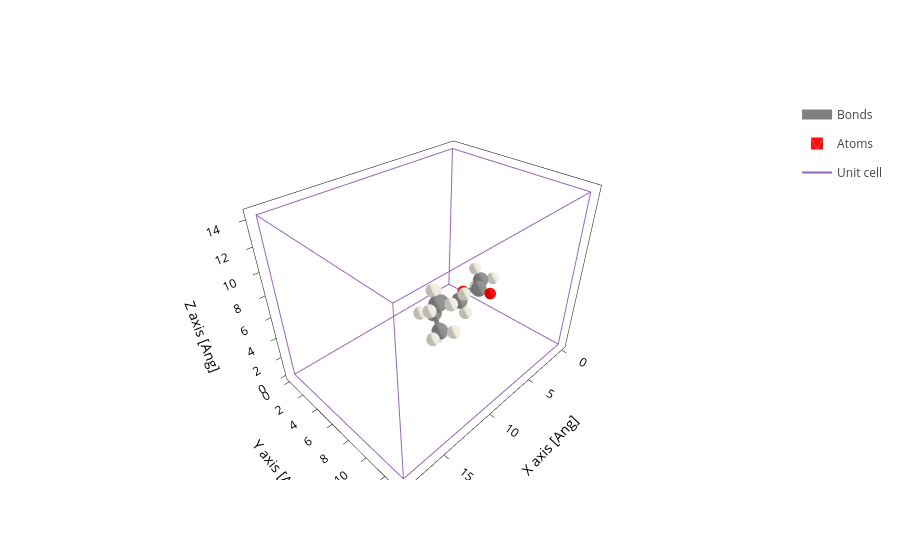

Notebook code for this chart:
### Code cell
system.plot()

### Figure 1 — Plotly figure (JSON) as saved in the notebook; plotly's stock layout.template omitted (floating-point values rounded to 4 significant figures; data arrays with more than 128 entries replaced by an {"elided": "..."} marker saying what was removed)
{"data": [{"line": {"color": "gray", "width": 10}, "meta": {}, "mode": "lines", "name": "Bonds", "opacity": 1, "type": "scatter3d", "x": {"elided": "441 float values"}, "y": {"elided": "441 float values"}, "z": {"elided": "441 float values"}}, {"alphahull": 0, "color": "#FF0D0D", "hovertemplate": "%{meta.position}", "legendgroup": "Atoms", "meta": {"meta": {"Atoms_i": 0}, "position": "(5.28, 6.44, 4.96)"}, "name": "Atoms", "opacity": 1, "showlegend": true, "showscale": false, "type": "mesh3d", "x": {"elided": "225 float values"}, "y": {"elided": "225 float values"}, "z": {"elided": "225 float values"}}, {"alphahull": 0, "color": "#FF0D0D", "hovertemplate": "%{meta.position}", "legendgroup": "Atoms", "meta": {"meta": {"Atoms_i": 1}, "position": "(4.17, 8.44, 5.18)"}, "name": "Atoms", "opacity": 1, "showlegend": false, "showscale": false, "type": "mesh3d", "x": {"elided": "225 float values"}, "y": {"elided": "225 float values"}, "z": {"elided": "225 float values"}}, {"alphahull": 0, "color": "#909090", "hovertemplate": "%{meta.position}", "legendgroup": "Atoms", "meta": {"meta": {"Atoms_i": 2}, "position": "(9.07, 6.72, 4.94)"}, "name": "Atoms", "opacity": 1, "showlegend": false, "showscale": false, "type": "mesh3d", "x": {"elided": "225 float values"}, "y": {"elided": "225 float values"}, "z": {"elided": "225 float values"}}, {"alphahull": 0, "color": "#909090", "hovertemplate": "%{meta.position}", "legendgroup": "Atoms", "meta": {"meta": {"Atoms_i": 3}, "position": "(7.65, 6.14, 4.89)"}, "name": "Atoms", "opacity": 1, "showlegend": false, "showscale": false, "type": "mesh3d", "x": {"elided": "225 float values"}, "y": {"elided": "225 float values"}, "z": {"elided": "225 float values"}}, {"alphahull": 0, "color": "#909090", "hovertemplate": "%{meta.position}", "legendgroup": "Atoms", "meta": {"meta": {"Atoms_i": 4}, "position": "(6.52, 7.16, 5.02)"}, "name": "Atoms", "opacity": 1, "showlegend": false, "showscale": false, "type": "mesh3d", "x": {"elided": "225 float values"}, "y": {"elided": "225 float values"}, "z": {"elided": "225 float values"}}, {"alphahull": 0, "color": "#909090", "hovertemplate": "%{meta.position}", "legendgroup": "Atoms", "meta": {"meta": {"Atoms_i": 5}, "position": "(9.34, 7.70, 3.80)"}, "name": "Atoms", "opacity": 1, "showlegend": false, "showscale": false, "type": "mesh3d", "x": {"elided": "225 float values"}, "y": {"elided": "225 float values"}, "z": {"elided": "225 float values"}}, {"alphahull": 0, "color": "#909090", "hovertemplate": "%{meta.position}", "legendgroup": "Atoms", "meta": {"meta": {"Atoms_i": 6}, "position": "(9.38, 7.38, 6.29)"}, "name": "Atoms", "opacity": 1, "showlegend": false, "showscale": false, "type": "mesh3d", "x": {"elided": "225 float values"}, "y": {"elided": "225 float values"}, "z": {"elided": "225 float values"}}, {"alphahull": 0, "color": "#909090", "hovertemplate": "%{meta.position}", "legendgroup": "Atoms", "meta": {"meta": {"Atoms_i": 7}, "position": "(4.17, 7.22, 5.05)"}, "name": "Atoms", "opacity": 1, "showlegend": false, "showscale": false, "type": "mesh3d", "x": {"elided": "225 float values"}, "y": {"elided": "225 float values"}, "z": {"elided": "225 float values"}}, {"alphahull": 0, "color": "#909090", "hovertemplate": "%{meta.position}", "legendgroup": "Atoms", "meta": {"meta": {"Atoms_i": 8}, "position": "(2.93, 6.38, 4.98)"}, "name": "Atoms", "opacity": 1, "showlegend": false, "showscale": false, "type": "mesh3d", "x": {"elided": "225 float values"}, "y": {"elided": "225 float values"}, "z": {"elided": "225 float values"}}, {"alphahull": 0, "color": "#EDEADE", "hovertemplate": "%{meta.position}", "legendgroup": "Atoms", "meta": {"meta": {"Atoms_i": 9}, "position": "(9.77, 5.88, 4.83)"}, "name": "Atoms", "opacity": 1, "showlegend": false, "showscale": false, "type": "mesh3d", "x": {"elided": "225 float values"}, "y": {"elided": "225 float values"}, "z": {"elided": "225 float values"}}, {"alphahull": 0, "color": "#EDEADE", "hovertemplate": "%{meta.position}", "legendgroup": "Atoms", "meta": {"meta": {"Atoms_i": 10}, "position": "(7.54, 5.38, 5.68)"}, "name": "Atoms", "opacity": 1, "showlegend": false, "showscale": false, "type": "mesh3d", "x": {"elided": "225 float values"}, "y": {"elided": "225 float values"}, "z": {"elided": "225 float values"}}, {"alphahull": 0, "color": "#EDEADE", "hovertemplate": "%{meta.position}", "legendgroup": "Atoms", "meta": {"meta": {"Atoms_i": 11}, "position": "(7.52, 5.59, 3.95)"}, "name": "Atoms", "opacity": 1, "showlegend": false, "showscale": false, "type": "mesh3d", "x": {"elided": "225 float values"}, "y": {"elided": "225 float values"}, "z": {"elided": "225 float values"}}, {"alphahull": 0, "color": "#EDEADE", "hovertemplate": "%{meta.position}", "legendgroup": "Atoms", "meta": {"meta": {"Atoms_i": 12}, "position": "(6.58, 7.68, 5.98)"}, "name": "Atoms", "opacity": 1, "showlegend": false, "showscale": false, "type": "mesh3d", "x": {"elided": "225 float values"}, "y": {"elided": "225 float values"}, "z": {"elided": "225 float values"}}, {"alphahull": 0, "color": "#EDEADE", "hovertemplate": "%{meta.position}", "legendgroup": "Atoms", "meta": {"meta": {"Atoms_i": 13}, "position": "(6.55, 7.88, 4.20)"}, "name": "Atoms", "opacity": 1, "showlegend": false, "showscale": false, "type": "mesh3d", "x": {"elided": "225 float values"}, "y": {"elided": "225 float values"}, "z": {"elided": "225 float values"}}, {"alphahull": 0, "color": "#EDEADE", "hovertemplate": "%{meta.position}", "legendgroup": "Atoms", "meta": {"meta": {"Atoms_i": 14}, "position": "(10.40, 7.99, 3.78)"}, "name": "Atoms", "opacity": 1, "showlegend": false, "showscale": false, "type": "mesh3d", "x": {"elided": "225 float values"}, "y": {"elided": "225 float values"}, "z": {"elided": "225 float values"}}, {"alphahull": 0, "color": "#EDEADE", "hovertemplate": "%{meta.position}", "legendgroup": "Atoms", "meta": {"meta": {"Atoms_i": 15}, "position": "(8.75, 8.61, 3.89)"}, "name": "Atoms", "opacity": 1, "showlegend": false, "showscale": false, "type": "mesh3d", "x": {"elided": "225 float values"}, "y": {"elided": "225 float values"}, "z": {"elided": "225 float values"}}, {"alphahull": 0, "color": "#EDEADE", "hovertemplate": "%{meta.position}", "legendgroup": "Atoms", "meta": {"meta": {"Atoms_i": 16}, "position": "(9.11, 7.24, 2.83)"}, "name": "Atoms", "opacity": 1, "showlegend": false, "showscale": false, "type": "mesh3d", "x": {"elided": "225 float values"}, "y": {"elided": "225 float values"}, "z": {"elided": "225 float values"}}, {"alphahull": 0, "color": "#EDEADE", "hovertemplate": "%{meta.position}", "legendgroup": "Atoms", "meta": {"meta": {"Atoms_i": 17}, "position": "(8.79, 8.29, 6.44)"}, "name": "Atoms", "opacity": 1, "showlegend": false, "showscale": false, "type": "mesh3d", "x": {"elided": "225 float values"}, "y": {"elided": "225 float values"}, "z": {"elided": "225 float values"}}, {"alphahull": 0, "color": "#EDEADE", "hovertemplate": "%{meta.position}", "legendgroup": "Atoms", "meta": {"meta": {"Atoms_i": 18}, "position": "(10.44, 7.67, 6.34)"}, "name": "Atoms", "opacity": 1, "showlegend": false, "showscale": false, "type": "mesh3d", "x": {"elided": "225 float values"}, "y": {"elided": "225 float values"}, "z": {"elided": "225 float values"}}, {"alphahull": 0, "color": "#EDEADE", "hovertemplate": "%{meta.position}", "legendgroup": "Atoms", "meta": {"meta": {"Atoms_i": 19}, "position": "(9.18, 6.69, 7.11)"}, "name": "Atoms", "opacity": 1, "showlegend": false, "showscale": false, "type": "mesh3d", "x": {"elided": "225 float values"}, "y": {"elided": "225 float values"}, "z": {"elided": "225 float values"}}, {"alphahull": 0, "color": "#EDEADE", "hovertemplate": "%{meta.position}", "legendgroup": "Atoms", "meta": {"meta": {"Atoms_i": 20}, "position": "(2.91, 5.68, 5.81)"}, "name": "Atoms", "opacity": 1, "showlegend": false, "showscale": false, "type": "mesh3d", "x": {"elided": "225 float values"}, "y": {"elided": "225 float values"}, "z": {"elided": "225 float values"}}, {"alphahull": 0, "color": "#EDEADE", "hovertemplate": "%{meta.position}", "legendgroup": "Atoms", "meta": {"meta": {"Atoms_i": 21}, "position": "(2.91, 5.84, 4.02)"}, "name": "Atoms", "opacity": 1, "showlegend": false, "showscale": false, "type": "mesh3d", "x": {"elided": "225 float values"}, "y": {"elided": "225 float values"}, "z": {"elided": "225 float values"}}, {"alphahull": 0, "color": "#EDEADE", "hovertemplate": "%{meta.position}", "legendgroup": "Atoms", "meta": {"meta": {"Atoms_i": 22}, "position": "(2.05, 7.02, 5.04)"}, "name": "Atoms", "opacity": 1, "showlegend": false, "showscale": false, "type": "mesh3d", "x": {"elided": "225 float values"}, "y": {"elided": "225 float values"}, "z": {"elided": "225 float values"}}, {"meta": {}, "mode": "lines", "name": "Unit cell", "type": "scatter3d", "x": [0.0, 0.0, 18.39, 18.39, 0.0, 0.0, NaN, 0.0, 0.0, 0.0, 18.39, 18.39, 0.0, NaN, 18.39, 18.39, NaN, 18.39, 18.39], "y": [0.0, 13.23, 13.23, 13.23, 13.23, 13.23, NaN, 13.23, 0.0, 0.0, 0.0, 0.0, 0.0, NaN, 13.23, 0.0, NaN, 13.23, 0.0], "z": [0.0, 0.0, 0.0, 14.28, 14.28, 0.0, NaN, 14.28, 14.28, 0.0, 0.0, 14.28, 14.28, NaN, 0.0, 0.0, NaN, 14.28, 14.28]}], "layout": {"scene": {"aspectmode": "data", "xaxis": {"title": {"text": "X axis [Ang]"}}, "yaxis": {"title": {"text": "Y axis [Ang]"}}, "zaxis": {"title": {"text": "Z axis [Ang]"}}}, "xaxis": {"scaleanchor": "y", "scaleratio": 1, "title": {"text": "X axis [Ang]"}}, "yaxis": {"title": {"text": "Y axis [Ang]"}}}}
